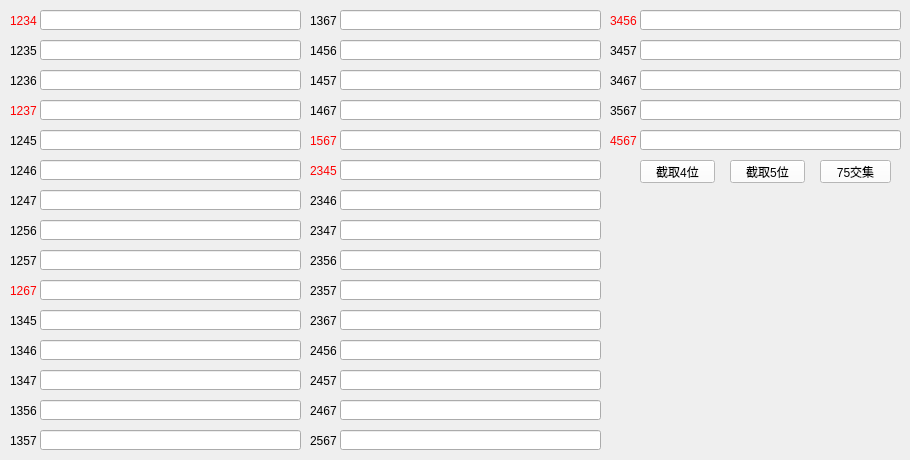
    <widget class="QWidget" name="tab_7">
     <attribute name="title">
      <string>7位连接</string>
     </attribute>
     <widget class="QLabel" name="label_63">
      <property name="geometry">
       <rect>
        <x>10</x>
        <y>10</y>
        <width>31</width>
        <height>21</height>
       </rect>
      </property>
      <property name="styleSheet">
       <string notr="true">color: rgb(255, 0, 0);</string>
      </property>
      <property name="text">
       <string>1234</string>
      </property>
     </widget>
     <widget class="QLineEdit" name="placele1">
      <property name="geometry">
       <rect>
        <x>40</x>
        <y>10</y>
        <width>261</width>
        <height>20</height>
       </rect>
      </property>
      <property name="maxLength">
       <number>50000</number>
      </property>
     </widget>
     <widget class="QLineEdit" name="placele2">
      <property name="geometry">
       <rect>
        <x>40</x>
        <y>40</y>
        <width>261</width>
        <height>20</height>
       </rect>
      </property>
      <property name="maxLength">
       <number>50000</number>
      </property>
     </widget>
     <widget class="QLabel" name="label_64">
      <property name="geometry">
       <rect>
        <x>10</x>
        <y>40</y>
        <width>31</width>
        <height>21</height>
       </rect>
      </property>
      <property name="text">
       <string>1235</string>
      </property>
     </widget>
     <widget class="QLineEdit" name="placele3">
      <property name="geometry">
       <rect>
        <x>40</x>
        <y>70</y>
        <width>261</width>
        <height>20</height>
       </rect>
      </property>
      <property name="maxLength">
       <number>50000</number>
      </property>
     </widget>
     <widget class="QLabel" name="label_70">
      <property name="geometry">
       <rect>
        <x>10</x>
        <y>70</y>
        <width>31</width>
        <height>21</height>
       </rect>
      </property>
      <property name="text">
       <string>1236</string>
      </property>
     </widget>
     <widget class="QLabel" name="label_71">
      <property name="geometry">
       <rect>
        <x>10</x>
        <y>100</y>
        <width>31</width>
        <height>21</height>
       </rect>
      </property>
      <property name="styleSheet">
       <string notr="true">color: rgb(255, 0, 0);</string>
      </property>
      <property name="text">
       <string>1237</string>
      </property>
     </widget>
     <widget class="QLineEdit" name="placele4">
      <property name="geometry">
       <rect>
        <x>40</x>
        <y>100</y>
        <width>261</width>
        <height>20</height>
       </rect>
      </property>
      <property name="maxLength">
       <number>50000</number>
      </property>
     </widget>
     <widget class="QLabel" name="label_72">
      <property name="geometry">
       <rect>
        <x>10</x>
        <y>130</y>
        <width>31</width>
        <height>21</height>
       </rect>
      </property>
      <property name="text">
       <string>1245</string>
      </property>
     </widget>
     <widget class="QLineEdit" name="placele5">
      <property name="geometry">
       <rect>
        <x>40</x>
        <y>130</y>
        <width>261</width>
        <height>20</height>
       </rect>
      </property>
      <property name="maxLength">
       <number>50000</number>
      </property>
     </widget>
     <widget class="QLabel" name="label_73">
      <property name="geometry">
       <rect>
        <x>10</x>
        <y>160</y>
        <width>31</width>
        <height>21</height>
       </rect>
      </property>
      <property name="text">
       <string>1246</string>
      </property>
     </widget>
     <widget class="QLineEdit" name="placele6">
      <property name="geometry">
       <rect>
        <x>40</x>
        <y>160</y>
        <width>261</width>
        <height>20</height>
       </rect>
      </property>
      <property name="maxLength">
       <number>50000</number>
      </property>
     </widget>
     <widget class="QLabel" name="label_74">
      <property name="geometry">
       <rect>
        <x>10</x>
        <y>190</y>
        <width>31</width>
        <height>21</height>
       </rect>
      </property>
      <property name="text">
       <string>1247</string>
      </property>
     </widget>
     <widget class="QLineEdit" name="placele7">
      <property name="geometry">
       <rect>
        <x>40</x>
        <y>190</y>
        <width>261</width>
        <height>20</height>
       </rect>
      </property>
      <property name="maxLength">
       <number>50000</number>
      </property>
     </widget>
     <widget class="QLabel" name="label_75">
      <property name="geometry">
       <rect>
        <x>10</x>
        <y>220</y>
        <width>31</width>
        <height>21</height>
       </rect>
      </property>
      <property name="text">
       <string>1256</string>
      </property>
     </widget>
     <widget class="QLineEdit" name="placele8">
      <property name="geometry">
       <rect>
        <x>40</x>
        <y>220</y>
        <width>261</width>
        <height>20</height>
       </rect>
      </property>
      <property name="maxLength">
       <number>50000</number>
      </property>
     </widget>
     <widget class="QLabel" name="label_76">
      <property name="geometry">
       <rect>
        <x>10</x>
        <y>250</y>
        <width>31</width>
        <height>21</height>
       </rect>
      </property>
      <property name="text">
       <string>1257</string>
      </property>
     </widget>
     <widget class="QLineEdit" name="placele9">
      <property name="geometry">
       <rect>
        <x>40</x>
        <y>250</y>
        <width>261</width>
        <height>20</height>
       </rect>
      </property>
      <property name="maxLength">
       <number>50000</number>
      </property>
     </widget>
     <widget class="QLabel" name="label_77">
      <property name="geometry">
       <rect>
        <x>10</x>
        <y>280</y>
        <width>31</width>
        <height>21</height>
       </rect>
      </property>
      <property name="styleSheet">
       <string notr="true">color: rgb(255, 0, 0);</string>
      </property>
      <property name="text">
       <string>1267</string>
      </property>
     </widget>
     <widget class="QLineEdit" name="placele10">
      <property name="geometry">
       <rect>
        <x>40</x>
        <y>280</y>
        <width>261</width>
        <height>20</height>
       </rect>
      </property>
      <property name="maxLength">
       <number>50000</number>
      </property>
     </widget>
     <widget class="QLabel" name="label_78">
      <property name="geometry">
       <rect>
        <x>10</x>
        <y>310</y>
        <width>31</width>
        <height>21</height>
       </rect>
      </property>
      <property name="text">
       <string>1345</string>
      </property>
     </widget>
     <widget class="QLineEdit" name="placele11">
      <property name="geometry">
       <rect>
        <x>40</x>
        <y>310</y>
        <width>261</width>
        <height>20</height>
       </rect>
      </property>
      <property name="maxLength">
       <number>50000</number>
      </property>
     </widget>
     <widget class="QLabel" name="label_79">
      <property name="geometry">
       <rect>
        <x>10</x>
        <y>340</y>
        <width>31</width>
        <height>21</height>
       </rect>
      </property>
      <property name="text">
       <string>1346</string>
      </property>
     </widget>
     <widget class="QLineEdit" name="placele12">
      <property name="geometry">
       <rect>
        <x>40</x>
        <y>340</y>
        <width>261</width>
        <height>20</height>
       </rect>
      </property>
      <property name="maxLength">
       <number>50000</number>
      </property>
     </widget>
     <widget class="QLabel" name="label_80">
      <property name="geometry">
       <rect>
        <x>10</x>
        <y>370</y>
        <width>31</width>
        <height>21</height>
       </rect>
      </property>
      <property name="text">
       <string>1347</string>
      </property>
     </widget>
     <widget class="QLineEdit" name="placele13">
      <property name="geometry">
       <rect>
        <x>40</x>
        <y>370</y>
        <width>261</width>
        <height>20</height>
       </rect>
      </property>
      <property name="maxLength">
       <number>50000</number>
      </property>
     </widget>
     <widget class="QLabel" name="label_81">
      <property name="geometry">
       <rect>
        <x>310</x>
        <y>100</y>
        <width>31</width>
        <height>21</height>
       </rect>
      </property>
      <property name="text">
       <string>1467</string>
      </property>
     </widget>
     <widget class="QLabel" name="label_82">
      <property name="geometry">
       <rect>
        <x>310</x>
        <y>40</y>
        <width>31</width>
        <height>21</height>
       </rect>
      </property>
      <property name="text">
       <string>1456</string>
      </property>
     </widget>
     <widget class="QLineEdit" name="placele24">
      <property name="geometry">
       <rect>
        <x>340</x>
        <y>250</y>
        <width>261</width>
        <height>20</height>
       </rect>
      </property>
      <property name="maxLength">
       <number>50000</number>
      </property>
     </widget>
     <widget class="QLineEdit" name="placele23">
      <property name="geometry">
       <rect>
        <x>340</x>
        <y>220</y>
        <width>261</width>
        <height>20</height>
       </rect>
      </property>
      <property name="maxLength">
       <number>50000</number>
      </property>
     </widget>
     <widget class="QLineEdit" name="placele25">
      <property name="geometry">
       <rect>
        <x>340</x>
        <y>280</y>
        <width>261</width>
        <height>20</height>
       </rect>
      </property>
      <property name="maxLength">
       <number>50000</number>
      </property>
     </widget>
     <widget class="QLabel" name="label_83">
      <property name="geometry">
       <rect>
        <x>10</x>
        <y>430</y>
        <width>31</width>
        <height>21</height>
       </rect>
      </property>
      <property name="text">
       <string>1357</string>
      </property>
     </widget>
     <widget class="QLineEdit" name="placele20">
      <property name="geometry">
       <rect>
        <x>340</x>
        <y>130</y>
        <width>261</width>
        <height>20</height>
       </rect>
      </property>
      <property name="maxLength">
       <number>50000</number>
      </property>
     </widget>
     <widget class="QLabel" name="label_84">
      <property name="geometry">
       <rect>
        <x>310</x>
        <y>160</y>
        <width>31</width>
        <height>21</height>
       </rect>
      </property>
      <property name="styleSheet">
       <string notr="true">color: rgb(255, 0, 0);</string>
      </property>
      <property name="text">
       <string>2345</string>
      </property>
     </widget>
     <widget class="QLabel" name="label_85">
      <property name="geometry">
       <rect>
        <x>310</x>
        <y>250</y>
        <width>31</width>
        <height>21</height>
       </rect>
      </property>
      <property name="text">
       <string>2356</string>
      </property>
     </widget>
     <widget class="QLineEdit" name="placele21">
      <property name="geometry">
       <rect>
        <x>340</x>
        <y>160</y>
        <width>261</width>
        <height>20</height>
       </rect>
      </property>
      <property name="maxLength">
       <number>50000</number>
      </property>
     </widget>
     <widget class="QLabel" name="label_86">
      <property name="geometry">
       <rect>
        <x>310</x>
        <y>220</y>
        <width>31</width>
        <height>21</height>
       </rect>
      </property>
      <property name="text">
       <string>2347</string>
      </property>
     </widget>
     <widget class="QLabel" name="label_87">
      <property name="geometry">
       <rect>
        <x>310</x>
        <y>280</y>
        <width>31</width>
        <height>21</height>
       </rect>
      </property>
      <property name="text">
       <string>2357</string>
      </property>
     </widget>
     <widget class="QLineEdit" name="placele22">
      <property name="geometry">
       <rect>
        <x>340</x>
        <y>190</y>
        <width>261</width>
        <height>20</height>
       </rect>
      </property>
      <property name="maxLength">
       <number>50000</number>
      </property>
     </widget>
     <widget class="QLineEdit" name="placele14">
      <property name="geometry">
       <rect>
        <x>40</x>
        <y>400</y>
        <width>261</width>
        <height>20</height>
       </rect>
      </property>
      <property name="maxLength">
       <number>50000</number>
      </property>
     </widget>
     <widget class="QLineEdit" name="placele16">
      <property name="geometry">
       <rect>
        <x>340</x>
        <y>10</y>
        <width>261</width>
        <height>20</height>
       </rect>
      </property>
      <property name="maxLength">
       <number>50000</number>
      </property>
     </widget>
     <widget class="QLabel" name="label_88">
      <property name="geometry">
       <rect>
        <x>310</x>
        <y>190</y>
        <width>31</width>
        <height>21</height>
       </rect>
      </property>
      <property name="text">
       <string>2346</string>
      </property>
     </widget>
     <widget class="QLineEdit" name="placele17">
      <property name="geometry">
       <rect>
        <x>340</x>
        <y>40</y>
        <width>261</width>
        <height>20</height>
       </rect>
      </property>
      <property name="maxLength">
       <number>50000</number>
      </property>
     </widget>
     <widget class="QLabel" name="label_89">
      <property name="geometry">
       <rect>
        <x>310</x>
        <y>70</y>
        <width>31</width>
        <height>21</height>
       </rect>
      </property>
      <property name="text">
       <string>1457</string>
      </property>
     </widget>
     <widget class="QLabel" name="label_90">
      <property name="geometry">
       <rect>
        <x>310</x>
        <y>130</y>
        <width>31</width>
        <height>21</height>
       </rect>
      </property>
      <property name="styleSheet">
       <string notr="true">color: rgb(255, 0, 0);</string>
      </property>
      <property name="text">
       <string>1567</string>
      </property>
     </widget>
     <widget class="QLabel" name="label_91">
      <property name="geometry">
       <rect>
        <x>10</x>
        <y>400</y>
        <width>31</width>
        <height>21</height>
       </rect>
      </property>
      <property name="text">
       <string>1356</string>
      </property>
     </widget>
     <widget class="QLabel" name="label_92">
      <property name="geometry">
       <rect>
        <x>310</x>
        <y>10</y>
        <width>31</width>
        <height>21</height>
       </rect>
      </property>
      <property name="text">
       <string>1367</string>
      </property>
     </widget>
     <widget class="QLineEdit" name="placele19">
      <property name="geometry">
       <rect>
        <x>340</x>
        <y>100</y>
        <width>261</width>
        <height>20</height>
       </rect>
      </property>
      <property name="maxLength">
       <number>50000</number>
      </property>
     </widget>
     <widget class="QLineEdit" name="placele15">
      <property name="geometry">
       <rect>
        <x>40</x>
        <y>430</y>
        <width>261</width>
        <height>20</height>
       </rect>
      </property>
      <property name="maxLength">
       <number>50000</number>
      </property>
     </widget>
     <widget class="QLineEdit" name="placele18">
      <property name="geometry">
       <rect>
        <x>340</x>
        <y>70</y>
        <width>261</width>
        <height>20</height>
       </rect>
      </property>
      <property name="maxLength">
       <number>50000</number>
      </property>
     </widget>
     <widget class="QLineEdit" name="placele31">
      <property name="geometry">
       <rect>
        <x>640</x>
        <y>10</y>
        <width>261</width>
        <height>20</height>
       </rect>
      </property>
      <property name="maxLength">
       <number>50000</number>
      </property>
     </widget>
     <widget class="QLineEdit" name="placele32">
      <property name="geometry">
       <rect>
        <x>640</x>
        <y>40</y>
        <width>261</width>
        <height>20</height>
       </rect>
      </property>
      <property name="maxLength">
       <number>50000</number>
      </property>
     </widget>
     <widget class="QLabel" name="label_93">
      <property name="geometry">
       <rect>
        <x>310</x>
        <y>400</y>
        <width>31</width>
        <height>21</height>
       </rect>
      </property>
      <property name="text">
       <string>2467</string>
      </property>
     </widget>
     <widget class="QLineEdit" name="placele29">
      <property name="geometry">
       <rect>
        <x>340</x>
        <y>400</y>
        <width>261</width>
        <height>20</height>
       </rect>
      </property>
      <property name="maxLength">
       <number>50000</number>
      </property>
     </widget>
     <widget class="QLabel" name="label_94">
      <property name="geometry">
       <rect>
        <x>310</x>
        <y>430</y>
        <width>31</width>
        <height>21</height>
       </rect>
      </property>
      <property name="text">
       <string>2567</string>
      </property>
     </widget>
     <widget class="QLineEdit" name="placele35">
      <property name="geometry">
       <rect>
        <x>640</x>
        <y>130</y>
        <width>261</width>
        <height>20</height>
       </rect>
      </property>
      <property name="maxLength">
       <number>50000</number>
      </property>
     </widget>
     <widget class="QLineEdit" name="placele34">
      <property name="geometry">
       <rect>
        <x>640</x>
        <y>100</y>
        <width>261</width>
        <height>20</height>
       </rect>
      </property>
      <property name="maxLength">
       <number>50000</number>
      </property>
     </widget>
     <widget class="QLineEdit" name="placele28">
      <property name="geometry">
       <rect>
        <x>340</x>
        <y>370</y>
        <width>261</width>
        <height>20</height>
       </rect>
      </property>
      <property name="maxLength">
       <number>50000</number>
      </property>
     </widget>
     <widget class="QLineEdit" name="placele33">
      <property name="geometry">
       <rect>
        <x>640</x>
        <y>70</y>
        <width>261</width>
        <height>20</height>
       </rect>
      </property>
      <property name="maxLength">
       <number>50000</number>
      </property>
     </widget>
     <widget class="QLabel" name="label_95">
      <property name="geometry">
       <rect>
        <x>310</x>
        <y>310</y>
        <width>31</width>
        <height>21</height>
       </rect>
      </property>
      <property name="text">
       <string>2367</string>
      </property>
     </widget>
     <widget class="QLabel" name="label_96">
      <property name="geometry">
       <rect>
        <x>310</x>
        <y>340</y>
        <width>31</width>
        <height>21</height>
       </rect>
      </property>
      <property name="text">
       <string>2456</string>
      </property>
     </widget>
     <widget class="QLabel" name="label_97">
      <property name="geometry">
       <rect>
        <x>610</x>
        <y>70</y>
        <width>31</width>
        <height>21</height>
       </rect>
      </property>
      <property name="text">
       <string>3467</string>
      </property>
     </widget>
     <widget class="QLabel" name="label_98">
      <property name="geometry">
       <rect>
        <x>610</x>
        <y>40</y>
        <width>31</width>
        <height>21</height>
       </rect>
      </property>
      <property name="text">
       <string>3457</string>
      </property>
     </widget>
     <widget class="QLabel" name="label_99">
      <property name="geometry">
       <rect>
        <x>610</x>
        <y>130</y>
        <width>31</width>
        <height>21</height>
       </rect>
      </property>
      <property name="styleSheet">
       <string notr="true">color: rgb(255, 0, 0);</string>
      </property>
      <property name="text">
       <string>4567</string>
      </property>
     </widget>
     <widget class="QLineEdit" name="placele26">
      <property name="geometry">
       <rect>
        <x>340</x>
        <y>310</y>
        <width>261</width>
        <height>20</height>
       </rect>
      </property>
      <property name="maxLength">
       <number>50000</number>
      </property>
     </widget>
     <widget class="QLineEdit" name="placele30">
      <property name="geometry">
       <rect>
        <x>340</x>
        <y>430</y>
        <width>261</width>
        <height>20</height>
       </rect>
      </property>
      <property name="maxLength">
       <number>50000</number>
      </property>
     </widget>
     <widget class="QLabel" name="label_100">
      <property name="geometry">
       <rect>
        <x>610</x>
        <y>100</y>
        <width>31</width>
        <height>21</height>
       </rect>
      </property>
      <property name="text">
       <string>3567</string>
      </property>
     </widget>
     <widget class="QLabel" name="label_101">
      <property name="geometry">
       <rect>
        <x>310</x>
        <y>370</y>
        <width>31</width>
        <height>21</height>
       </rect>
      </property>
      <property name="text">
       <string>2457</string>
      </property>
     </widget>
     <widget class="QLineEdit" name="placele27">
      <property name="geometry">
       <rect>
        <x>340</x>
        <y>340</y>
        <width>261</width>
        <height>20</height>
       </rect>
      </property>
      <property name="maxLength">
       <number>50000</number>
      </property>
     </widget>
     <widget class="QLabel" name="label_102">
      <property name="geometry">
       <rect>
        <x>610</x>
        <y>10</y>
        <width>31</width>
        <height>21</height>
       </rect>
      </property>
      <property name="styleSheet">
       <string notr="true">color: rgb(255, 0, 0);</string>
      </property>
      <property name="text">
       <string>3456</string>
      </property>
     </widget>
     <widget class="QPushButton" name="intersetBtn2">
      <property name="geometry">
       <rect>
        <x>820</x>
        <y>160</y>
        <width>71</width>
        <height>23</height>
       </rect>
      </property>
      <property name="styleSheet">
       <string notr="true">background-color: rgb(255, 255, 255);</string>
      </property>
      <property name="text">
       <string>75交集</string>
      </property>
     </widget>
     <widget class="QLabel" name="previewpte2">
      <property name="geometry">
       <rect>
        <x>620</x>
        <y>200</y>
        <width>271</width>
        <height>21</height>
       </rect>
      </property>
      <property name="text">
       <string/>
      </property>
     </widget>
     <widget class="QPushButton" name="sub4btn">
      <property name="geometry">
       <rect>
        <x>640</x>
        <y>160</y>
        <width>75</width>
        <height>23</height>
       </rect>
      </property>
      <property name="styleSheet">
       <string notr="true">background-color: rgb(255, 255, 255);</string>
      </property>
      <property name="text">
       <string>截取4位</string>
      </property>
     </widget>
     <widget class="QPushButton" name="sub5btn">
      <property name="geometry">
       <rect>
        <x>730</x>
        <y>160</y>
        <width>75</width>
        <height>23</height>
       </rect>
      </property>
      <property name="styleSheet">
       <string notr="true">background-color: rgb(255, 255, 255);</string>
      </property>
      <property name="text">
       <string>截取5位</string>
      </property>
     </widget>
     <zorder>label_63</zorder>
     <zorder>placele1</zorder>
     <zorder>label_64</zorder>
     <zorder>label_70</zorder>
     <zorder>placele2</zorder>
     <zorder>placele3</zorder>
     <zorder>label_71</zorder>
     <zorder>placele4</zorder>
     <zorder>label_72</zorder>
     <zorder>placele5</zorder>
     <zorder>label_73</zorder>
     <zorder>placele6</zorder>
     <zorder>label_74</zorder>
     <zorder>placele7</zorder>
     <zorder>label_75</zorder>
     <zorder>placele8</zorder>
     <zorder>label_76</zorder>
     <zorder>placele9</zorder>
     <zorder>label_77</zorder>
     <zorder>placele10</zorder>
     <zorder>label_78</zorder>
     <zorder>placele11</zorder>
     <zorder>label_79</zorder>
     <zorder>placele12</zorder>
     <zorder>label_80</zorder>
     <zorder>placele13</zorder>
     <zorder>label_81</zorder>
     <zorder>label_82</zorder>
     <zorder>placele24</zorder>
     <zorder>placele23</zorder>
     <zorder>placele25</zorder>
     <zorder>label_83</zorder>
     <zorder>placele20</zorder>
     <zorder>label_84</zorder>
     <zorder>label_85</zorder>
     <zorder>placele21</zorder>
     <zorder>label_86</zorder>
     <zorder>label_87</zorder>
     <zorder>placele22</zorder>
     <zorder>placele14</zorder>
     <zorder>placele16</zorder>
     <zorder>label_88</zorder>
     <zorder>placele17</zorder>
     <zorder>label_89</zorder>
     <zorder>label_90</zorder>
     <zorder>label_91</zorder>
     <zorder>label_92</zorder>
     <zorder>placele19</zorder>
     <zorder>placele15</zorder>
     <zorder>placele18</zorder>
     <zorder>placele31</zorder>
     <zorder>placele32</zorder>
     <zorder>label_93</zorder>
     <zorder>placele29</zorder>
     <zorder>label_94</zorder>
     <zorder>placele35</zorder>
     <zorder>placele34</zorder>
     <zorder>placele28</zorder>
     <zorder>placele33</zorder>
     <zorder>label_95</zorder>
     <zorder>label_96</zorder>
     <zorder>label_97</zorder>
     <zorder>label_98</zorder>
     <zorder>label_99</zorder>
     <zorder>placele26</zorder>
     <zorder>placele30</zorder>
     <zorder>label_100</zorder>
     <zorder>label_101</zorder>
     <zorder>placele27</zorder>
     <zorder>label_102</zorder>
     <zorder>intersetBtn2</zorder>
     <zorder>previewpte2</zorder>
     <zorder>sub4btn</zorder>
     <zorder>sub5btn</zorder>
    </widget>
